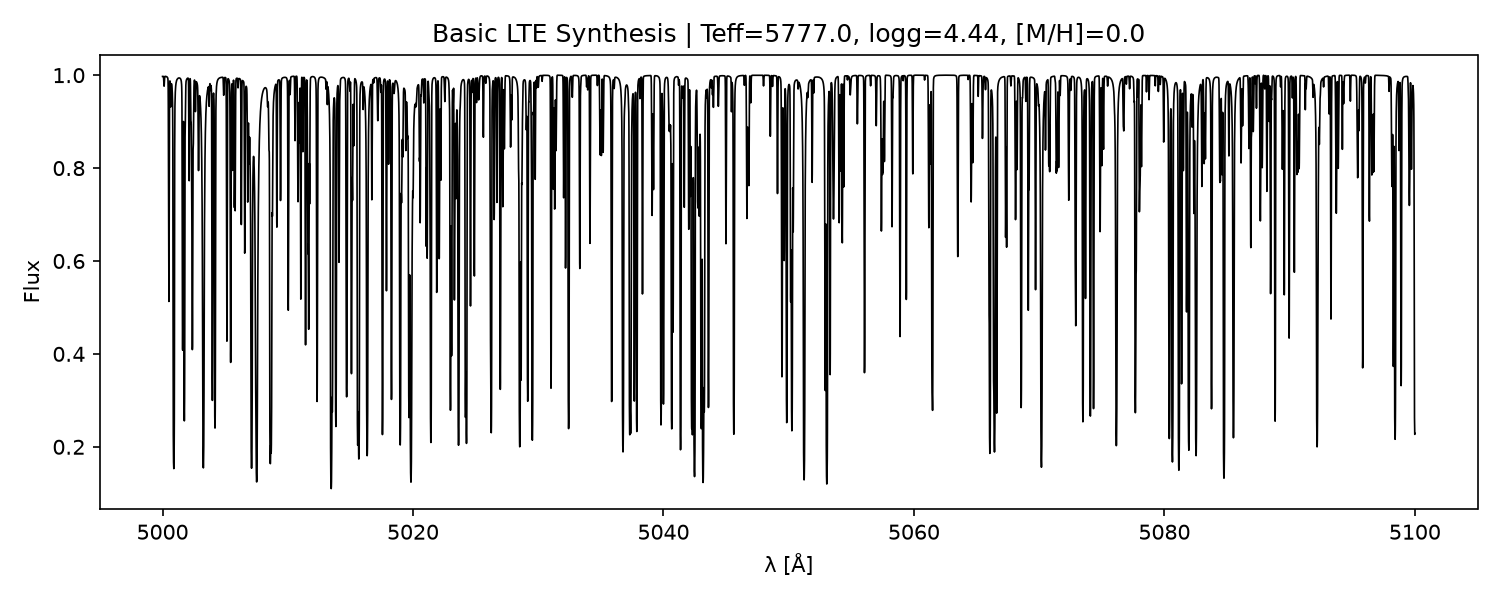

Source code (Julia):
# Basic LTE spectrum synthesis with Korg.jl
# Computes a spectrum from Teff/logg/[M/H] and a built-in linelist, then plots it.

println(">>> [1/5] Loading packages...")
using Korg
using PyPlot
println(">>> [1/5] Packages loaded: Korg, PyPlot")

# --- Stellar parameters ------------------------------------------------------
Teff = 5777.0        # Effective temperature (K)
logg = 4.44          # Surface gravity (cgs)
M_H  = 0.0           # Metallicity [M/H]  (Korg >=1.0 uses M_H; m_H was removed)
println(">>> [2/5] Stellar parameters set: Teff=$(Teff), logg=$(logg), [M/H]=$(M_H)")

# --- Wavelength range (Å) ----------------------------------------------------
λmin = 5000.0
λmax = 5100.0
println(">>> [2/5] Wavelength range set: $(λmin) - $(λmax) Å")

# --- Linelist -----------------------------------------------------------------
# Korg has no generic `get_linelist` function — that was the original bug.
# Use one of the built-in getters, or Korg.read_linelist(path; format=...) for
# your own file. The solar VALD linelist covers 3000-9000 Å, so it's fine here.
#
# Other built-ins if you need them later:
#   Korg.get_APOGEE_DR17_linelist()  # ~15,000-17,000 Å
#   Korg.get_GALAH_DR3_linelist()    # ~4,675-7,930 Å
#   Korg.get_GES_linelist()          # Gaia-ESO, large; include_molecules=false to speed up
println(">>> [3/5] Loading VALD solar linelist...")
linelist = Korg.get_VALD_solar_linelist()
println(">>> [3/5] Linelist loaded: $(length(linelist)) lines")

# --- Synthesize ---------------------------------------------------------------
# `synth` takes a `wavelengths` tuple (or vector of tuples), not λmin/λmax kwargs.
println(">>> [4/5] Running Korg.synth (this can take a few seconds)...")
wls, flux, cont = Korg.synth(
    Teff = Teff,
    logg = logg,
    M_H  = M_H,
    linelist = linelist,
    wavelengths = (λmin, λmax)
)
println(">>> [4/5] Synthesis complete.")
println(">>>       wls   : $(length(wls)) points, range $(first(wls)) - $(last(wls)) Å")
println(">>>       flux  : $(length(flux)) points, min=$(minimum(flux)), max=$(maximum(flux))")
println(">>>       cont  : $(length(cont)) points, min=$(minimum(cont)), max=$(maximum(cont))")

# --- Plot -----------------------------------------------------------------
println(">>> [5/5] Building plot...")
figure(figsize=(10, 4))
plot(wls, flux, color="black", linewidth=0.8)
xlabel("λ [Å]")
ylabel("Flux")
title("Basic LTE Synthesis | Teff=$(Teff), logg=$(logg), [M/H]=$(M_H)")
tight_layout()

# Explicitly save AND show the figure. In a non-interactive Julia session
# (e.g. running a .jl file from a terminal, rather than a notebook or the
# VSCode plot pane), PyPlot won't display anything unless you call show(),
# and the window can close instantly once the script ends — savefig gives
# you a persistent file regardless of the backend/display situation.
outpath = "korg_basic_lte_synthesis.png"
savefig(outpath, dpi=150)
println(">>> [5/5] Plot saved to: $(abspath(outpath))")

show()
println(">>> Done.")
